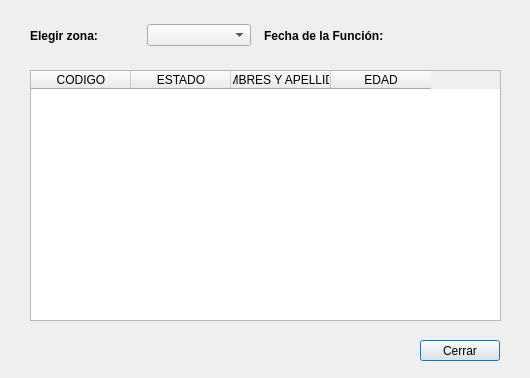
<?xml version="1.0" encoding="UTF-8"?>
<ui version="4.0">
 <class>listarButacasZonaGui</class>
 <widget class="QDialog" name="listarButacasZonaGui">
  <property name="geometry">
   <rect>
    <x>0</x>
    <y>0</y>
    <width>530</width>
    <height>378</height>
   </rect>
  </property>
  <property name="windowTitle">
   <string>Listar Butacas de una Zona</string>
  </property>
  <widget class="QTableWidget" name="tableButaca">
   <property name="geometry">
    <rect>
     <x>30</x>
     <y>70</y>
     <width>471</width>
     <height>251</height>
    </rect>
   </property>
   <column>
    <property name="text">
     <string>CODIGO</string>
    </property>
   </column>
   <column>
    <property name="text">
     <string>ESTADO</string>
    </property>
   </column>
   <column>
    <property name="text">
     <string>NOMBRES Y APELLIDOS</string>
    </property>
   </column>
   <column>
    <property name="text">
     <string>EDAD</string>
    </property>
   </column>
  </widget>
  <widget class="QWidget" name="horizontalLayoutWidget">
   <property name="geometry">
    <rect>
     <x>30</x>
     <y>20</y>
     <width>471</width>
     <height>31</height>
    </rect>
   </property>
   <layout class="QHBoxLayout" name="horizontalLayout">
    <property name="spacing">
     <number>13</number>
    </property>
    <property name="rightMargin">
     <number>0</number>
    </property>
    <item>
     <widget class="QLabel" name="label">
      <property name="font">
       <font>
        <weight>75</weight>
        <bold>true</bold>
       </font>
      </property>
      <property name="text">
       <string>Elegir zona:</string>
      </property>
     </widget>
    </item>
    <item>
     <widget class="QComboBox" name="comBoxZona"/>
    </item>
    <item>
     <widget class="QLabel" name="label_2">
      <property name="font">
       <font>
        <weight>75</weight>
        <bold>true</bold>
       </font>
      </property>
      <property name="text">
       <string>Fecha de la Función:</string>
      </property>
     </widget>
    </item>
    <item>
     <widget class="QLabel" name="fechaF">
      <property name="text">
       <string/>
      </property>
     </widget>
    </item>
   </layout>
  </widget>
  <widget class="QPushButton" name="btnClose">
   <property name="geometry">
    <rect>
     <x>420</x>
     <y>340</y>
     <width>80</width>
     <height>21</height>
    </rect>
   </property>
   <property name="text">
    <string>Cerrar</string>
   </property>
  </widget>
 </widget>
 <resources/>
 <connections/>
</ui>
